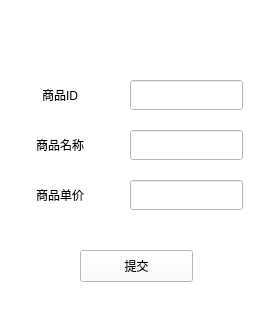
<?xml version="1.0" encoding="UTF-8"?>
<ui version="4.0">
 <class>input</class>
 <widget class="QWidget" name="input">
  <property name="geometry">
   <rect>
    <x>0</x>
    <y>0</y>
    <width>280</width>
    <height>325</height>
   </rect>
  </property>
  <property name="windowTitle">
   <string>Form</string>
  </property>
  <property name="styleSheet">
   <string notr="true">background:white</string>
  </property>
  <widget class="QLabel" name="label_3">
   <property name="geometry">
    <rect>
     <x>30</x>
     <y>180</y>
     <width>60</width>
     <height>30</height>
    </rect>
   </property>
   <property name="styleSheet">
    <string notr="true">font: 75 14pt &quot;Heiti SC&quot;;</string>
   </property>
   <property name="text">
    <string>商品单价</string>
   </property>
   <property name="alignment">
    <set>Qt::AlignCenter</set>
   </property>
  </widget>
  <widget class="QLineEdit" name="id">
   <property name="geometry">
    <rect>
     <x>130</x>
     <y>80</y>
     <width>113</width>
     <height>30</height>
    </rect>
   </property>
  </widget>
  <widget class="QLineEdit" name="price">
   <property name="geometry">
    <rect>
     <x>130</x>
     <y>180</y>
     <width>113</width>
     <height>30</height>
    </rect>
   </property>
  </widget>
  <widget class="QLabel" name="label">
   <property name="geometry">
    <rect>
     <x>30</x>
     <y>80</y>
     <width>60</width>
     <height>30</height>
    </rect>
   </property>
   <property name="styleSheet">
    <string notr="true">font: 75 14pt &quot;Heiti SC&quot;;</string>
   </property>
   <property name="text">
    <string>商品ID</string>
   </property>
   <property name="alignment">
    <set>Qt::AlignCenter</set>
   </property>
  </widget>
  <widget class="QLabel" name="label_2">
   <property name="geometry">
    <rect>
     <x>30</x>
     <y>130</y>
     <width>60</width>
     <height>30</height>
    </rect>
   </property>
   <property name="styleSheet">
    <string notr="true">font: 75 14pt &quot;Heiti SC&quot;;</string>
   </property>
   <property name="text">
    <string>商品名称</string>
   </property>
   <property name="alignment">
    <set>Qt::AlignCenter</set>
   </property>
  </widget>
  <widget class="QLineEdit" name="name">
   <property name="geometry">
    <rect>
     <x>130</x>
     <y>130</y>
     <width>113</width>
     <height>30</height>
    </rect>
   </property>
  </widget>
  <widget class="QPushButton" name="submit">
   <property name="geometry">
    <rect>
     <x>80</x>
     <y>250</y>
     <width>113</width>
     <height>32</height>
    </rect>
   </property>
   <property name="text">
    <string>提交</string>
   </property>
  </widget>
 </widget>
 <resources/>
 <connections/>
</ui>
